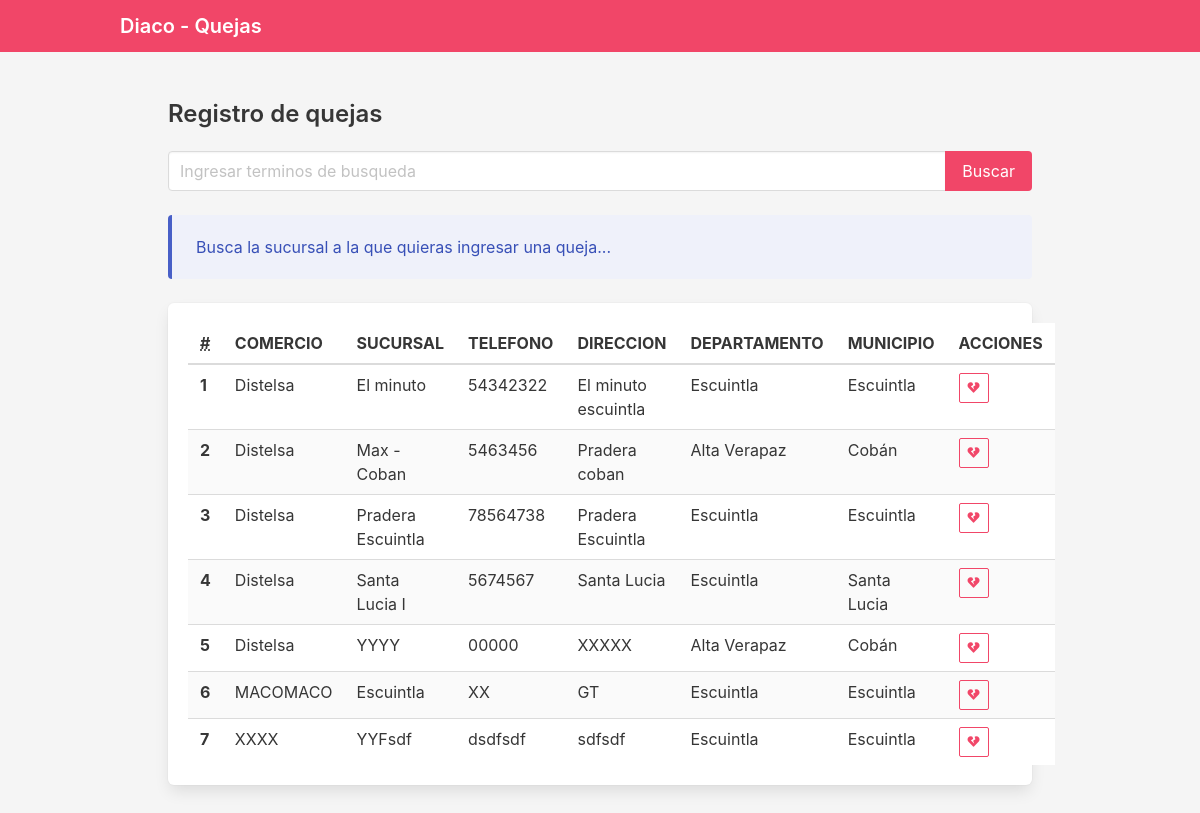
The page / on the database its author committed.
### tables this page shows
CREATE TABLE `Sucursal` (
  `idSucursal` int(11) NOT NULL,
  `nombre` varchar(75) DEFAULT NULL,
  `direccion` varchar(255) DEFAULT NULL,
  `telefono` varchar(10) DEFAULT NULL,
  `creacion` timestamp NULL DEFAULT CURRENT_TIMESTAMP,
  `actualizacion` timestamp NULL DEFAULT NULL ON UPDATE CURRENT_TIMESTAMP,
  `idMunicipio` int(11) NOT NULL,
  `idComercio` int(11) NOT NULL
);

CREATE TABLE `Comercio` (
  `idComercio` int(11) NOT NULL,
  `nombre` varchar(75) NOT NULL,
  `descripcion` varchar(255) DEFAULT NULL,
  `telefono` varchar(10) DEFAULT NULL,
  `direccion` varchar(255) DEFAULT NULL,
  `creacion` timestamp NULL DEFAULT CURRENT_TIMESTAMP,
  `actualizacion` timestamp NULL DEFAULT NULL ON UPDATE CURRENT_TIMESTAMP
);

CREATE TABLE `Departamento` (
  `idDepartamento` int(11) NOT NULL,
  `nombre` varchar(75) NOT NULL,
  `creacion` timestamp NULL DEFAULT CURRENT_TIMESTAMP,
  `actualizacion` timestamp NULL DEFAULT NULL ON UPDATE CURRENT_TIMESTAMP,
  `idPais_Region` int(11) NOT NULL
);

CREATE TABLE `Municipio` (
  `idMunicipio` int(11) NOT NULL,
  `nombre` varchar(75) NOT NULL,
  `creacion` timestamp NULL DEFAULT CURRENT_TIMESTAMP,
  `actualizacion` timestamp NULL DEFAULT NULL ON UPDATE CURRENT_TIMESTAMP,
  `idDepartamento` int(11) NOT NULL,
  `zipCode` varchar(15) DEFAULT NULL
);

### modelos/Sucursal.php (called while the page is built, shortened)
<?php
require_once($_SERVER['DOCUMENT_ROOT'] .'/utilidades/DataBase.php');
class Sucursal {
	private $db;
	function __construct(){
		$this->db = new DataBase();
	}
	public function resumenSucursales($query){
		$query = "select s.idSucursal, s.nombre as sucursal, s.direccion, s.telefono, c.nombre as comercio, m.nombre as municipio,
		d.nombre as departamento, r.nombre as region
		 from Sucursal as s
		inner join Comercio as c
		on c.idComercio = s.idComercio
		inner join Municipio as m
		on m.idMunicipio = s.idMunicipio
		inner join Departamento as d
		on d.idDepartamento = m.idDepartamento
		inner join Pais_Region as pr
		on pr.idPais_Region = d.idPais_Region
		inner join Region as r
		on r.idRegion = pr.idRegion
		where upper(s.nombre) like upper('%$query%')
		OR upper(c.nombre) like upper('%$query%') OR upper(m.nombre) like upper('%$query%')
		OR upper(r.nombre) like upper('%$query%') order by c.nombre, s.nombre ASC";
		$result = $this->db->queryResult($query);
		return $result;
	}
}
?>

### utilidades/DataBase.php (called while the page is built, shortened)
<?php
class DataBase{
	private $user="uwq5bha6eudzxzui";
	private $pass="m3IePasyAZZsHJ9EEung";
	private $host="bvvzaqa05oaftfot1xt5-mysql.services.clever-cloud.com";
	private $db="bvvzaqa05oaftfot1xt5";
	private $con;
    function __construct(){
        $this->con = @new \mysqli($this->host,$this->user,$this->pass,$this->db);
    }
    public function queryResult($query){
        if(($result = $this->con->query($query))){
            $res = array();
            while($row = $result->fetch_assoc())
                $res[] = $row;
        }else{
            echo 'No se Pudo Realizar la consulta: ' . $query . " Error: " .$this->con->error;
            exit;
        }
        return $res;
    }
}
?>

### index.php (the view, shortened to what this page needs)
<?php
require_once($_SERVER['DOCUMENT_ROOT'] . '/modelos/Sucursal.php');
$busqueda = isset($_GET["busqueda"]) ? $_GET["busqueda"] : '';
$sucursal = new Sucursal();
$sucursales = $sucursal->resumenSucursales($busqueda);
?>
<!DOCTYPE html>
<html lang="en" style="height: 100%;">
<head>
    <link rel="stylesheet" href="https://cdn.jsdelivr.net/npm/bulma@0.9.2/css/bulma.min.css">
    <link rel="stylesheet" href="https://cdnjs.cloudflare.com/ajax/libs/font-awesome/5.15.3/css/all.min.css" />
</head>
<body class="has-background-light" style="height: 100%;">
    <nav class="navbar is-danger " role="navigation" aria-label="main navigation">
        <div class="container">
            <div class="navbar-brand">
                <a class="navbar-item" href="">
                    <h2 class="subtitle is-family-secondary ">
                        <strong style="color: #fff">
                            Diaco - Quejas
                        </strong>
                    </h2>
                </a>
            </div>
        </div>
    </nav>
    <div class="section container">
        <h4 class="title is-4">Registro de quejas </h4>
        <div class="">
            <form action="" method="GET">
                <div class="field has-addons ">
                    <div class="control  is-expanded">
                        <input class="input" type="text" placeholder="Ingresar terminos de busqueda" autofocus name="busqueda" value="<?php echo isset($busqueda) ? $busqueda : ''; ?>" />
                    </div>
                    <div class="control">
                        <input class="button is-danger" value="Buscar" type="submit">
                    </div>
                </div>
            </form>
            <br>
            <article class="message is-link">
                <div class="message-body">
                    Busca la sucursal a la que quieras ingresar una queja...
                </div>
            </article>
            <div class="box">
                <table class="table is-striped is-hoverable is-fullwidth">
                    <thead>
                        <tr>
                            <th><abbr title="Position">#</abbr></th>
                            <th>COMERCIO</th>
                            <th>SUCURSAL</th>
                            <th>TELEFONO</th>
                            <th>DIRECCION</th>
                            <th>DEPARTAMENTO</th>
                            <th>MUNICIPIO</th>
                            <th>ACCIONES</th>
                        </tr>
                    </thead>
                    <tbody>
                        <?php if (isset($sucursales) && count($sucursales) >  0) { ?>
                            <?php $index = 1;
                            foreach ($sucursales as $value) { ?>
                                <tr>
                                    <th>
                                        <?php echo $index; ?>
                                    </th>
                                    <td>
                                        <?php echo $value["comercio"]; ?>
                                    </td>
                                    <td>
                                        <?php echo $value["sucursal"]; ?>
                                    </td>
                                    <td>
                                        <?php echo $value["telefono"]; ?>
                                    </td>
                                    <td>
                                        <?php echo $value["direccion"]; ?>
                                    </td>
                                    <td>
                                        <?php echo $value["departamento"]; ?>
                                    </td>
                                    <td>
                                        <?php echo $value["municipio"]; ?>
                                    </td>
                                    <td>
                                        <div class="buttons are-small">
                                            <a href="/queja.php?sucursal=<?php echo $value['idSucursal']; ?>" class="button is-danger is-outlined" title="Registrar queja">
                                                <span class="icon is-small">
                                                    <i class="fas fa-heart-broken"></i>
                                                </span></a>
                                        </div>
                                    </td>
                                </tr>
                            <?php $index++;
                            } ?>
                        <?php } ?>
                    </tbody>
                </table>
            </div>
        </div>
    </div>
</body>
</html>

### rows shown on the page
sucursal: idComercio.nombre "Distelsa", nombre "El minuto", telefono "54342322", direccion "El minuto escuintla", departamento.nombre "Escuintla", idMunicipio.nombre "Escuintla"
sucursal: idComercio.nombre "Distelsa", nombre "Max - Coban", telefono "5463456", direccion "Pradera coban", departamento.nombre "Alta Verapaz", idMunicipio.nombre "Cobán"
sucursal: idComercio.nombre "Distelsa", nombre "Pradera Escuintla", telefono "78564738", direccion "Pradera Escuintla", departamento.nombre "Escuintla", idMunicipio.nombre "Escuintla"
sucursal: idComercio.nombre "Distelsa", nombre "Santa Lucia I", telefono "5674567", direccion "Santa Lucia", departamento.nombre "Escuintla", idMunicipio.nombre "Santa Lucia"
sucursal: idComercio.nombre "Distelsa", nombre "YYYY", telefono "00000", direccion "XXXXX", departamento.nombre "Alta Verapaz", idMunicipio.nombre "Cobán"
sucursal: idComercio.nombre "MACOMACO", nombre "Escuintla", telefono "XX", direccion "GT", departamento.nombre "Escuintla", idMunicipio.nombre "Escuintla"
sucursal: idComercio.nombre "XXXX", nombre "YYFsdf", telefono "dsdfsdf", direccion "sdfsdf", departamento.nombre "Escuintla", idMunicipio.nombre "Escuintla"
